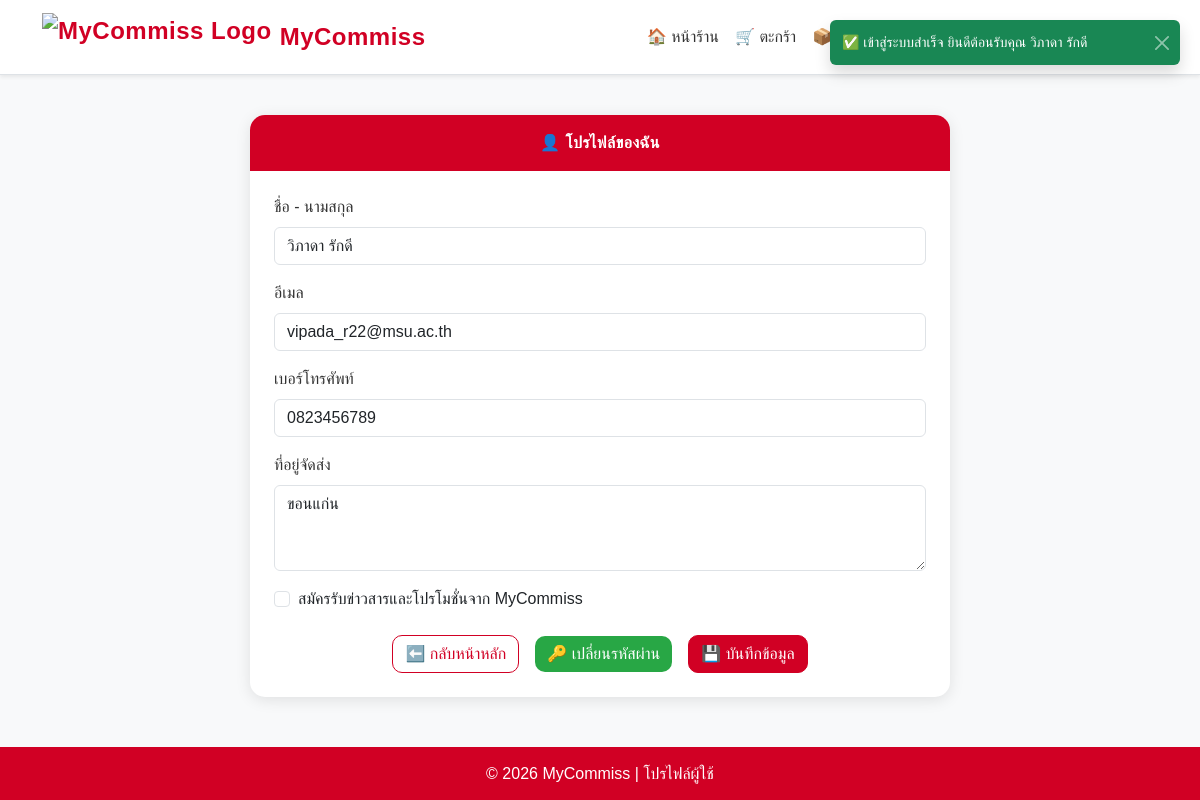
The app's page /user/profile.php (signed in) with its own data.
### tables this page shows
CREATE TABLE `customers` (
  `customer_id` int(11) NOT NULL,
  `name` varchar(255) NOT NULL,
  `email` varchar(255) DEFAULT NULL,
  `password` varchar(255) DEFAULT NULL,
  `phone` varchar(10) DEFAULT NULL,
  `address` text DEFAULT NULL,
  `created_at` timestamp NOT NULL DEFAULT current_timestamp(),
  `subscribe` tinyint(1) DEFAULT 0
);

### user/profile.php (the view, shortened to what this page needs)
<?php
include("connectdb.php");
$customer_id = $_SESSION['customer_id'];
$stmt = $conn->prepare("SELECT * FROM customers WHERE customer_id = ?");
$stmt->execute([$customer_id]);
$user = $stmt->fetch(PDO::FETCH_ASSOC);
?>
<!DOCTYPE html>
<html lang="th">
<head>
  <link href="https://cdn.jsdelivr.net/npm/bootstrap@5.3.2/dist/css/bootstrap.min.css" rel="stylesheet">
</head>
<body>
<?php include("navbar_user.php"); ?>
<div class="toast-container">
  <?php if (isset($_SESSION['toast_success'])): ?>
    <div class="toast align-items-center text-bg-success border-0 show" role="alert">
      <div class="d-flex">
        <div class="toast-body"><?= $_SESSION['toast_success'] ?></div>
        <button type="button" class="btn-close btn-close-white me-2 m-auto" data-bs-dismiss="toast"></button>
      </div>
    </div>
  <?php endif; ?>
</div>
<div class="container">
  <div class="profile-card">
    <div class="card-header text-center py-3">👤 โปรไฟล์ของฉัน</div>
    <div class="card-body p-4">
      <form method="POST">
        <div class="mb-3">
          <label class="form-label">ชื่อ - นามสกุล</label>
          <input type="text" name="name" value="<?= htmlspecialchars($user['name']) ?>" class="form-control" required>
        </div>
        <div class="mb-3">
          <label class="form-label">อีเมล</label>
          <input type="email" name="email" value="<?= htmlspecialchars($user['email']) ?>" class="form-control" required>
        </div>
        <div class="mb-3">
          <label class="form-label">เบอร์โทรศัพท์</label>
          <input type="text" name="phone" value="<?= htmlspecialchars($user['phone']) ?>"
                 class="form-control" maxlength="10" pattern="[0-9]{10}"
                 oninput="this.value=this.value.replace(/[^0-9]/g,'').slice(0,10);" required>
        </div>
        <div class="mb-3">
          <label class="form-label">ที่อยู่จัดส่ง</label>
          <textarea name="address" rows="3" class="form-control"><?= htmlspecialchars($user['address']) ?></textarea>
        </div>
        <div class="form-check mb-4">
          <input class="form-check-input" type="checkbox" id="subscribe" name="subscribe"
                 value="1" <?= $user['subscribe'] ? 'checked' : '' ?>>
          <label class="form-check-label" for="subscribe">
            สมัครรับข่าวสารและโปรโมชั่นจาก MyCommiss
          </label>
        </div>
        <div class="d-flex justify-content-center align-items-center gap-3 mt-4 flex-wrap">
          <a href="index.php" class="btn btn-outline-primary">⬅️ กลับหน้าหลัก</a>
          <a href="change_password.php" class="btn btn-success">🔑 เปลี่ยนรหัสผ่าน</a>
          <button type="submit" class="btn btn-primary">💾 บันทึกข้อมูล</button>
        </div>
      </form>
    </div>
  </div>
</div>
<footer class="text-center">
  © <?= date('Y') ?> MyCommiss | โปรไฟล์ผู้ใช้
</footer>
</body>
</html>

### user/profile.php (style rules this page uses)
:root { --red: #D10024; --light-bg: #f8f9fa; }
body { background-color: var(--light-bg); font-family: "Prompt", sans-serif; }
.profile-card { max-width: 700px; margin: 40px auto; background: #fff; border-radius: 15px; box-shadow: 0 3px 15px rgba(0,0,0,0.1); overflow: hidden; }
.card-header { background: var(--red); color: #fff; font-weight: 600; border-radius: 15px 15px 0 0; letter-spacing: 0.5px; }
.form-label { font-weight: 500; color: #333; }
.btn { border-radius: 10px; transition: all 0.2s ease-in-out; font-weight: 500; }
.btn-primary, .btn-outline-primary:hover { background-color: var(--red); border-color: var(--red); color: #fff; }
.btn-outline-primary { border-color: var(--red); color: var(--red); }
.btn-success { background-color: #28a745; border: none; }
footer { background-color: var(--red); color: white; margin-top: 50px; padding: 15px; }
.toast-container { position: fixed; top: 20px; right: 20px; z-index: 9999; }

### records on screen
customers: name "วิภาดา รักดี", email "vipada_r22@msu.ac.th", phone "0823456789", address "ขอนแก่น"

### other values on screen
$_SESSION['toast_success'] "✅ เข้าสู่ระบบสำเร็จ ยินดีต้อนรับคุณ วิภาดา รักดี"
